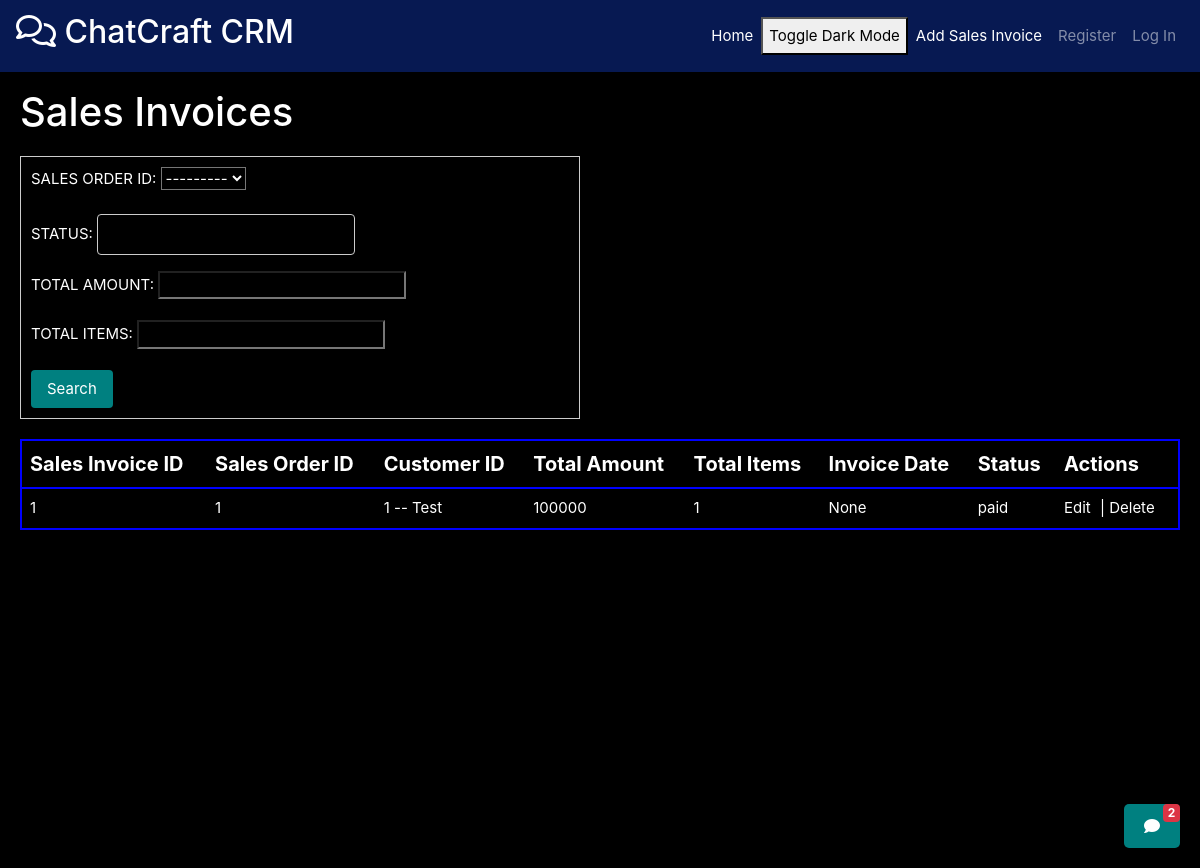
The app's page /sales_invoices/get/ with its own data.
### sales_orders/models.py (models this page shows)
class SalesOrder(models.Model):
    SALES_ORDER_ID=models.AutoField(primary_key=True)
    CUSTOMER_ID=models.ForeignKey(Customer,on_delete=models.CASCADE,db_column="CUSTOMER_ID")
    ORDERDATE = models.DateField(blank=True, null=True,default = datetime.now().date())
    AMOUNT=models.IntegerField(default =0 ,null=True,blank = True)
    STATUS = models.CharField(max_length=35,null=True,blank = True)
    def __str__(self):
        return f"{self.SALES_ORDER_ID}"

### sales_invoices/models.py (models this page shows, shortened)
class SalesInvoice(models.Model):
    SALES_INVOICE_ID = models.AutoField(primary_key=True)
    SALES_ORDER_ID = models.ForeignKey(SalesOrder, on_delete=models.CASCADE, db_column="SALES_ORDER_ID")
    CUSTOMER_ID = models.ForeignKey(Customer, on_delete=models.CASCADE, db_column="CUSTOMER_ID", null=True, blank=True)
    TOTAL_AMOUNT = models.IntegerField(null=True, blank=True)
    TOTAL_ITEMS = models.IntegerField(null=True, blank=True)
    INVOICE_DATE = models.DateField(null=True, blank=True,default=datetime.now().date())
    STATUS = models.CharField(max_length=35, null=True, blank=True)

### customers/models.py (models this page shows)
class Customer(models.Model):
    CUSTOMER_ID=models.AutoField(primary_key=True)
    COMPANY_NAME=models.CharField(max_length=35,unique=True)
    BALANCE_DUE=models.IntegerField(default=0,blank=True,null=True)
    ADDRESS = models.CharField(max_length=35,null=True,blank=True)
    STATUS = models.CharField(max_length=35,null=True,blank=True)
    CONTACT = models.CharField(max_length=10,null=True,blank=True)
    def __str__(self):
        return f"{self.CUSTOMER_ID} -- {self.COMPANY_NAME}"

### sales_invoices/views.py (the view)
# urls.py: path('get/', views.getSalesInvoice),
def getSalesInvoice(request : HttpRequest):
    data = request.GET
    sales_invoices = SalesInvoice.objects.all()
    filter_fields =["SALES_INVOICE_ID", "SALES_ORDER_ID", "CUSTOMER_ID", "INVOICE_DATE", "STATUS"]
    for field in filter_fields:
        param_value = data.get(field)
        if param_value:
            sales_invoices = sales_invoices.filter(**{field: param_value})
    sales_invoice_list = []
    for sales_invoice in sales_invoices:
        sales_invoice_details = {
            "SALES_INVOICE_ID":sales_invoice.SALES_INVOICE_ID,
            "SALES_ORDER_ID": sales_invoice.SALES_ORDER_ID.SALES_ORDER_ID,
            "CUSTOMER_ID": sales_invoice.CUSTOMER_ID_id,
            "INVOICE_DATE": str(sales_invoice.INVOICE_DATE),
            "STATUS" : sales_invoice.STATUS,
        }
        sales_invoice_list.append(sales_invoice_details)
    sales_invoice_data = json.dumps(sales_invoice_list, indent=4)
    return render(request, 'SalesInvoice/display_sales_invoice.html', {'sales_invoices':sales_invoices, 'form':SalesInvoiceForm()})

### sales_invoices/forms.py (shortened to what this page needs)
class SalesInvoiceForm(forms.ModelForm):
    class Meta:
        model = SalesInvoice
        fields = ["SALES_ORDER_ID","STATUS","TOTAL_AMOUNT","TOTAL_ITEMS"]  # List the fields you want to edit

### sales_invoices/templates/SalesInvoice/display_sales_invoice.html (shortened to what this page needs)
{% extends 'base.html' %}
{% block extra_nav %}
<li class="nav-item">
    <a class="nav-link" href="/sales_invoices/add/" style="color: white;">Add Sales Invoice</a>
</li>
{% endblock %}
{% block content %}
<h1 class="page-title">Sales Invoices</h1>
<form method="get" novalidate  novalidate style="width: 560px;">
    {{ form.as_p }}
    <button type="submit">Search</button>
</form>
<table class="custom-table">
    <thead>
        <tr class="table-header">
            <th>Sales Invoice ID</th>
            <th>Sales Order ID</th>
            <th>Customer ID</th>
            <th>Total Amount</th>
            <th>Total Items</th>
            <th>Invoice Date</th>
            <th>Status</th>
            <th>Actions</th>
        </tr>
    </thead>
    <tbody>
        {% for sales_invoice in sales_invoices %}
        <tr>
            <td>{{ sales_invoice.SALES_INVOICE_ID }}</td>
            <td>{{ sales_invoice.SALES_ORDER_ID }}</td>
            <td>{{ sales_invoice.CUSTOMER_ID }}</td>
            <td>{{ sales_invoice.TOTAL_AMOUNT }}</td>
            <td>{{ sales_invoice.TOTAL_ITEMS }}</td>
            <td>{{ sales_invoice.INVOICE_DATE }}</td>
            <td>{{ sales_invoice.STATUS }}</td>
            <td>
                <a href="/sales_invoices/edit/{{ sales_invoice.SALES_INVOICE_ID }}/" class="action-link">Edit</a> |
                <a href="/sales_invoices/delete/{{ sales_invoice.SALES_INVOICE_ID }}/" class="action-link">Delete</a>
            </td>
        </tr>
        {% endfor %}
    </tbody>
</table>
{% endblock %}

### templates/base.html (style rules this page uses)
body { background-repeat: no-repeat; background-attachment: fixed; background-size: cover; }
body { font-size: 15px; }
.custom-table { border-collapse: collapse; width: 100%; border: 1px solid #ccc; margin-top: 20px; overflow-y: auto; }
.custom-table th, .custom-table td { text-align: left; padding: 8px; }
.table-header { background-color: teal; color: white; }
.action-link { text-decoration: none; color: #007bff; margin-right: 5px; }
form { margin-top: 20px; padding: 10px; border: 1px solid #ccc; background-color: #f8f8f8; width: 50%; }
form input[type="text"] { padding: 8px; margin-right: 10px; border: 1px solid #ccc; border-radius: 4px; }
form button[type="submit"] { padding: 8px 16px; background-color: teal; border: none; color: white; border-radius: 4px; cursor: pointer; }
h1 { flex: 1; margin: 0; position: relative; }
.grid-container * { color: white; background-color: black; }
table tr { border: 2px solid blue; }
.table-header { font-size: 20px; }

### records on screen
SalesOrder: SALES_ORDER_ID "---------"
SalesInvoice: SALES_INVOICE_ID "1", SALES_ORDER_ID "1", CUSTOMER_ID "1 -- Test", TOTAL_AMOUNT "100000", TOTAL_ITEMS "1", INVOICE_DATE "None", STATUS "paid"
